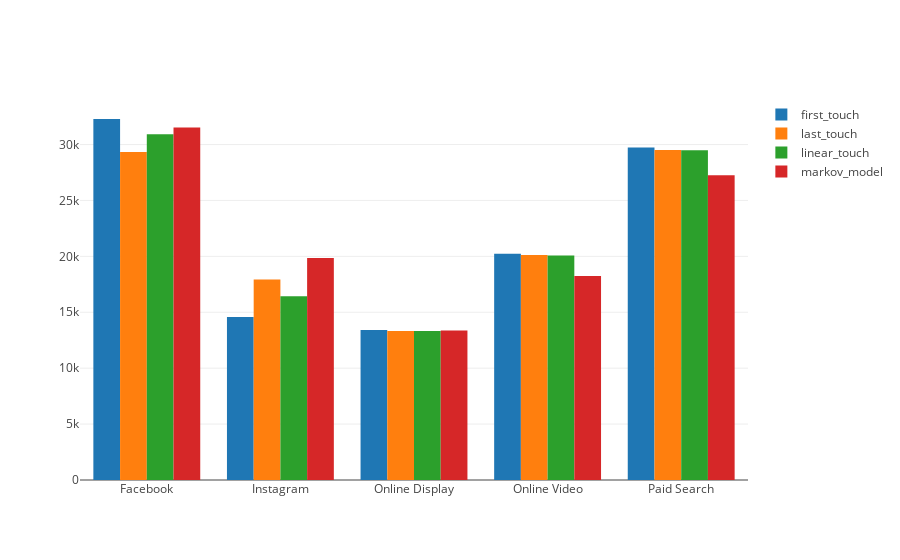

This figure's notebook cell:
### Code cell
attr_value=model[["channel_name", "first_touch_value", "last_touch_value", "linear_touch_value", "total_conversion_value"]]
attr_value.columns=["channel_name", "first_touch", "last_touch", "linear_touch", "markov_model"]

attr_value=pd.melt(attr_value, id_vars="channel_name")
viz_data = [dict(type = "histogram", histfunc="sum", x = attr_value.channel_name, y = attr_value.value,
             transforms = [dict(type = "groupby",groups = attr_value.variable,)],)]

fig = dict({"data":viz_data})
pio.show(fig,validate=False)

### Figure 1 — Plotly figure (JSON) as saved in the notebook; plotly's stock layout.template omitted (floating-point values rounded to 4 significant figures)
{"data": [{"histfunc": "sum", "transforms": [{"groups": ["first_touch", "first_touch", "first_touch", "first_touch", "first_touch", "last_touch", "last_touch", "last_touch", "last_touch", "last_touch", "linear_touch", "linear_touch", "linear_touch", "linear_touch", "linear_touch", "markov_model", "markov_model", "markov_model", "markov_model", "markov_model"], "type": "groupby"}], "type": "histogram", "x": ["Facebook", "Instagram", "Online Display", "Online Video", "Paid Search", "Facebook", "Instagram", "Online Display", "Online Video", "Paid Search", "Facebook", "Instagram", "Online Display", "Online Video", "Paid Search", "Facebook", "Instagram", "Online Display", "Online Video", "Paid Search"], "y": [32283, 14580.0, 13419, 20230.0, 29724, 29334, 17939, 13326, 20123, 29509, 30910.0, 16440.0, 13320.0, 20070.0, 29490.0, 31530.0, 19840.0, 13370.0, 18230.0, 27250.0]}], "layout": {}}
